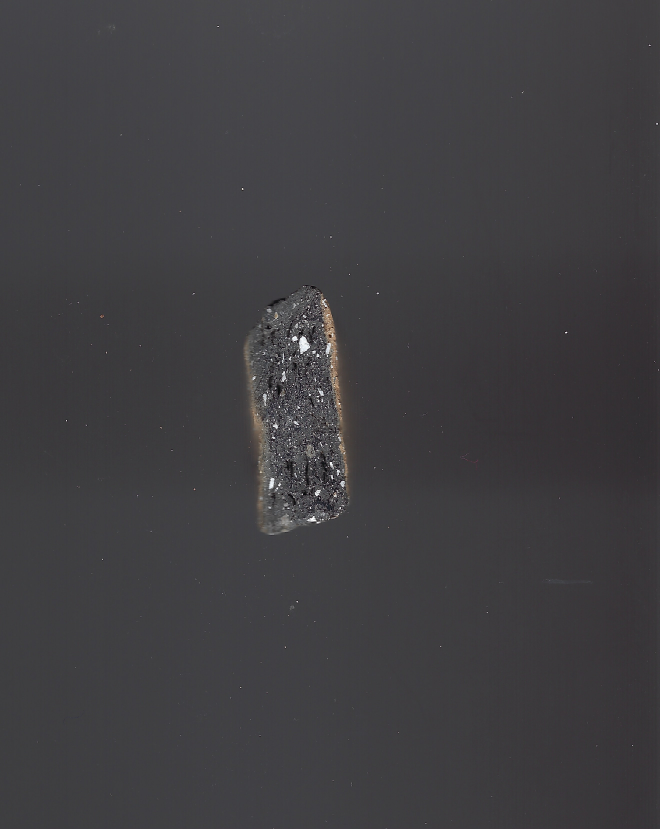
#> input picture Ceramics_Images/Ceramic_14.jpeg, 2640 x 3316 px, found by its file name (shown at 1/4 size); its folder holds 5 pictures in this run
$ jupyter execute --allow-errors Ceramic_Project_CHEM599.ipynb
#> lines starting #> are read from the running program, lines starting #| are printed output that depends on the picture; after the words box and inside, x2 and y2 are one past the last pixel; in counts of white or black regions, pixels touching at a corner belong together
<a href="https://colab.research.google.com/github/khailcon/Huehueteotl/blob/Alec_Code/Ceramic_Project_CHEM599.ipynb" target="_parent"></a>

# Huehueteotl Ceramic Analysis Project

** https://github.com/khailcon/Huehueteotl **

##Tasks to accomplish
* Edge Detection of ceramics
* Void Detection via inverting color scheme
* Shape Detection
* Automation or For looping for a folder of images
* Share an online folder for raw data that we can access using code
* Make a yml


[cell 1]
#import all necessary packages
import matplotlib.pyplot as plt
from math import sqrt
import skimage as sk
from skimage.color import rgb2gray
from skimage.feature import blob_dog, blob_log, blob_doh, canny
from skimage.filters import rank
from skimage.morphology import disk, square, binary_dilation, binary_erosion
from skimage.segmentation import watershed
from skimage.util import img_as_float, img_as_ubyte, invert
from skimage.measure import label, regionprops, regionprops_table
from skimage.filters import threshold_otsu, sobel
from scipy.ndimage import binary_fill_holes
from skimage.morphology import remove_small_objects
# turn on if using colab
# from google.colab import drive
from pathlib import Path
import colorthief
import pandas as pd
import numpy as np
import numpy.ma as ma #masking
from time import sleep
from PIL import Image
from colorthief import ColorThief
#from tqdm import tqdm

[cell 2]
#from google.colab import drive
#drive.mount('/content/drive')

[cell 3]
# [21 lines left out: function inclusion_counter, not called in this run]

    """This function returns a rough count of the number of inclusions based on various algorithms for a folder of ceramic scans

  Parameters
  -----------
  folder_path : the path of a local folder with images ending in _int.jpeg starting from 1 to n
  blob_algorithm : str, optional
    Default: 'all'. ('dog': Difference of Gaussian, 'log': Laplacian of Gaussian, 'doh': Determinant of Hessian, 'region': runs a region isolation to identify inclusions, 'all': Average of all three blob algorithms and region detection)
    note- if 'all', threshold for doh will be one magnitude smaller
  max_sigma : float, optional
    Keep this high to detect large blobs
    Corresponds to anticipated maximum blob size in pixel radius
  threshold : float, optional
    Reduce this to detect less prominent blobs

  Returns
  --------
  DataFrame
    Summary statistics for each ceramic's inclusions
  """

[cell 4]
def inclusion_counter2(folder_path, blob_algorithm = 'all', max_sigma = 30, threshold = 0.4, scan_dpi = 600):
    threshold_doh = threshold/40
    dpcm = (scan_dpi*.3937)**2
    path_strs = [str(path) for path in (Path(folder_path).rglob('*.jpeg'))]
     # because path is object not string


    #image operations
    maxrad = []
    meanrad = []
    minrad = []
    inclusions = []
    std = []
    pct_25 = []
    pct_75 = []
    maxrad_reg = []
    meanrad_reg = []
    minrad_reg = []
    inclusions_reg = []
    std_reg = []
    pct_25_reg = []
    pct_75_reg = []
    names = []
    area = []
    maxrad_doh = []
    meanrad_doh = []
    minrad_doh = []
    inclusions_doh = []
    std_doh = []
    pct_25_doh = []
    pct_75_doh = []
    maxrad_dog = []
    meanrad_dog = []
    minrad_dog = []
    inclusions_dog = []
    std_dog = []
    pct_25_dog = []
    pct_75_dog = []
    maxrad_log = []
    meanrad_log = []
    minrad_log = []
    inclusions_log = []
    std_log = []
    pct_25_log = []
    pct_75_log = []

    data = pd.DataFrame()

    if blob_algorithm == 'doh':
        for path in path_strs:
            name = path
            names.append(name.rsplit(sep = '/')[-1]) #need to get a column in there with names from each ceramic might need to be part of top chunk
            im = plt.imread(name)
            image_gray = rgb2gray(im)
            blobs_doh = blob_doh(image_gray, max_sigma = max_sigma, threshold = threshold_doh)
            inclusions.append(len(blobs_doh))
            maxrad.append(np.max(blobs_doh[:,2]))
            meanrad.append(blobs_doh[:,2].mean())
            minrad.append(blobs_doh[:,2].min())
            std.append(np.std(blobs_doh[:,2]))
            pct_25.append(np.percentile(blobs_doh[:,2], 25))
            pct_75.append(np.percentile(blobs_doh[:,2], 75))
            imcan = canny(rgb2gray(im))
            sherd_bi = binary_fill_holes(binary_erosion(binary_dilation(imcan, disk(10)), disk(10)))
            sherd_bi = remove_small_objects(sherd_bi, 200)
            object_labels = label((sherd_bi))
            regions = regionprops_table(object_labels, properties = ['area'])
            tempdf = pd.DataFrame(regions)
            area.append(np.max(regions['area'])/dpcm)
        data['Name']= names
        data['Maximum Inclusion Radius'] = maxrad
        data['Average Inclusion Radius'] = meanrad
        data['Minimum Inclusion Radius'] = minrad
        data['Estimated Total Inclusions']= inclusions
        data['Standard Deviation'] = std
        data['25th Percentile'] = pct_25
        data['75th Percentile'] = pct_75
        data['Sherd Area sq cm'] = area
        data['Inclusions/ Sherd Area']= data['Estimated Total Inclusions']/data['Sherd Area sq cm']

    elif blob_algorithm == 'dog':
        for path in path_strs:
            name = path
            names.append(name.rsplit(sep = '/')[-1]) #need to get a column in there with names from each ceramic might need to be part of top chunk
            im = plt.imread(name)
            image_gray = rgb2gray(im)
            blobs_dog = blob_dog(image_gray, max_sigma = max_sigma, threshold = threshold)
            inclusions.append(len(blobs_dog))
            maxrad.append(blobs_dog[:,2].max())
            meanrad.append(blobs_dog[:,2].mean())
            minrad.append(blobs_dog[:,2].min())
            std.append(np.std(blobs_dog[:,2]))
            pct_25.append(np.percentile(blobs_dog[:,2], 25))
            pct_75.append(np.percentile(blobs_dog[:,2], 75))
            imcan = canny(rgb2gray(im))
            sherd_bi = binary_fill_holes(binary_erosion(binary_dilation(imcan, disk(10)), disk(10)))
            sherd_bi = remove_small_objects(sherd_bi, 200)
            object_labels = label((sherd_bi))
            regions = regionprops_table(object_labels, properties = ['area'])
            tempdf = pd.DataFrame(regions)
            area.append(np.max(regions['area'])/dpcm)
        data['Name']= names
        data['Maximum Inclusion Radius'] = maxrad
        data['Average Inclusion Radius'] = meanrad
        data['Minimum Inclusion Radius'] = minrad
        data['Estimated Total Inclusions']= inclusions
        data['Standard Deviation'] = std
        data['25th Percentile'] = pct_25
        data['75th Percentile'] = pct_75
        data['Sherd Area sq cm'] = area
        data['Inclusions/ Sherd Area']= data['Estimated Total Inclusions']/data['Sherd Area sq cm']


    elif blob_algorithm == 'log':
        for path in path_strs:
            name = path
            names.append(name.rsplit(sep = '/')[-1]) #need to get a column in there with names from each ceramic might need to be part of top chunk
            im = plt.imread(name)
            image_gray = rgb2gray(im)
            blobs_log = blob_log(image_gray, max_sigma = max_sigma, num_sigma = 10, threshold = threshold)
            blobs_log[:,2] = blobs_log[:, 2] * sqrt(2)
            inclusions.append(len(blobs_log))
            maxrad.append(blobs_log[:,2].max())
            meanrad.append(blobs_log[:,2].mean())
            minrad.append(blobs_log[:,2].min())
            std.append(np.std(blobs_log[:,2]))
            pct_25.append(np.percentile(blobs_log[:,2], 25))
            pct_75.append(np.percentile(blobs_log[:,2], 75))
            imcan = canny(rgb2gray(im))
            sherd_bi = binary_fill_holes(binary_erosion(binary_dilation(imcan, disk(10)), disk(10)))
            sherd_bi = remove_small_objects(sherd_bi, 200)
            object_labels = label((sherd_bi))
            regions = regionprops_table(object_labels, properties = ['area'])
            area.append(regions['area'].max()/dpcm)
        data['Name']= names
        data['Maximum Inclusion Radius'] = maxrad
        data['Average Inclusion Radius'] = meanrad
        data['Minimum Inclusion Radius'] = minrad
        data['Estimated Total Inclusions']= inclusions
        data['Standard Deviation'] = std
        data['25th Percentile'] = pct_25
        data['75th Percentile'] = pct_75
        data['Sherd Area sq cm'] = area
        data['Inclusions/ Sherd Area']= data['Estimated Total Inclusions']/data['Sherd Area sq cm']


    if blob_algorithm == 'region':
        for path in path_strs:
            name = path
            names.append(name.rsplit(sep = '/')[-1]) #need to get a column in there with names from each ceramic might need to be part of top chunk
            im = plt.imread(name)
            image_gray = rgb2gray(im)
            thresholda = threshold_otsu(image_gray)
            mask = image_gray > thresholda
            object_labels = label(mask)
            regions = regionprops_table(object_labels, properties = ['area', 'eccentricity', 'major_axis_length', 'orientation'])
            df = pd.DataFrame(regions)
            df = df[df['area'] > 3]
            inclusions.append(len(df))
            maxrad.append(np.sort(df['major_axis_length'])[-2])
            meanrad.append(np.mean(df['major_axis_length']))
            minrad.append(np.min(df['major_axis_length']))
            std.append(np.std(df['major_axis_length']))
            pct_25.append(np.percentile(df['major_axis_length'], 25))
            pct_75.append(np.percentile(df['major_axis_length'], 75))
            area.append(regions['area'].max()/dpcm)
        data['Name']= names
        data['Maximum Inclusion Radius'] = maxrad
        data['Average Inclusion Radius'] = meanrad
        data['Minimum Inclusion Radius'] = minrad
        data['Estimated Total Inclusions']= inclusions
        data['Standard Deviation'] = std
        data['25th Percentile'] = pct_25
        data['75th Percentile'] = pct_75
        data['Sherd Area sq cm'] = area
        data['Inclusions/ Sherd Area']= data['Estimated Total Inclusions']/data['Sherd Area sq cm']


    elif blob_algorithm == 'all':
        for path in path_strs:
            name = path
            names.append(name.rsplit(sep = '/')[-1]) #need to get a column in there with names from each ceramic might need to be part of top chunk
            im = plt.imread(name)
            image_gray = rgb2gray(im)
            blobs_doh = blob_doh(image_gray, max_sigma = max_sigma, threshold = threshold_doh)
            blobs_dog = blob_dog(image_gray, max_sigma = max_sigma, threshold = threshold)
            blobs_dog[:,2] = blobs_dog[:, 2] * sqrt(2)
            blobs_log = blob_log(image_gray, max_sigma = max_sigma, num_sigma = 10, threshold = threshold)
            blobs_log[:,2] = blobs_log[:, 2] * sqrt(2)
            thresholda = threshold_otsu(image_gray)
            mask = image_gray > thresholda
            object_labels = label(mask)
            regions = regionprops_table(object_labels, properties = ['area', 'eccentricity', 'major_axis_length', 'orientation'])
            df = pd.DataFrame(regions)
            df = df[df['area'] > 3]
            inclusions_reg.append(len(df))
            maxrad_reg.append(np.sort(df['major_axis_length'])[-2])
            meanrad_reg.append(np.mean(df['major_axis_length']))
            minrad_reg.append(np.min(df['major_axis_length']))
            std_reg.append(np.std(df['major_axis_length']))
            pct_25_reg.append(np.percentile(df['major_axis_length'], 25))
            pct_75_reg.append(np.percentile(df['major_axis_length'], 75))
            inclusions_doh.append(len(blobs_doh))
            maxrad_doh.append(np.max(blobs_doh[:,2]))
            meanrad_doh.append(blobs_doh[:,2].mean())
            minrad_doh.append(blobs_doh[:,2].min())
            std_doh.append(np.std(blobs_doh[:,2]))
            pct_25_doh.append(np.percentile(blobs_doh[:,2], 25))
            pct_75_doh.append(np.percentile(blobs_doh[:,2], 75))
            inclusions_dog.append(len(blobs_dog))
            maxrad_dog.append(blobs_dog[:,2].max())
            meanrad_dog.append(blobs_dog[:,2].mean())
            minrad_dog.append(blobs_dog[:,2].min())
            std_dog.append(np.std(blobs_dog[:,2]))
            pct_25_dog.append(np.percentile(blobs_dog[:,2], 25))
            pct_75_dog.append(np.percentile(blobs_dog[:,2], 75))
            inclusions_log.append(len(blobs_log))
            maxrad_log.append(blobs_log[:,2].max())
            meanrad_log.append(blobs_log[:,2].mean())
            minrad_log.append(blobs_log[:,2].min())
            std_log.append(np.std(blobs_log[:,2]))
            pct_25_log.append(np.percentile(blobs_log[:,2], 25))
            pct_75_log.append(np.percentile(blobs_log[:,2], 75))
            imcan = canny(rgb2gray(im))
            sherd_bi = binary_fill_holes(binary_erosion(binary_dilation(imcan, disk(10)), disk(10)))
            sherd_bi = remove_small_objects(sherd_bi, 200)
            object_labels = label((sherd_bi))
            regions = regionprops_table(object_labels, properties = ['area'])
            area.append((regions['area'].max())/dpcm) #dpi to get square centimeters
        data['Name']= names
        data['Estimated Total Inclusions DoH']= inclusions_doh
        data['Estimated Total Inclusions DoG']= inclusions_dog
        data['Estimated Total Inclusions LoG']= inclusions_log
        data['Estimated Total Inclusions reg']= inclusions_reg

        data['Maximum Inclusion Radius DoH'] = maxrad_doh
        data['Maximum Inclusion Radius DoG'] = maxrad_dog
        data['Maximum Inclusion Radius LoG'] = maxrad_log
        data['Maximum Inclusion Radius reg'] = maxrad_reg


        data['Standard Deviation DoH'] = std_doh
        data['Standard Deviation DoG'] = std_dog
        data['Standard Deviation LoG'] = std_log
        data['Standard Deviation reg'] = std_reg

        data['25th Percentile DoH'] = pct_25_doh
        data['25th Percentile DoG'] = pct_25_dog
        data['25th Percentile LoG'] = pct_25_log
        data['25th Percentile reg'] = pct_25_reg


        data['Average Inclusion Radius DoH'] = meanrad_doh
        data['Average Inclusion Radius DoG'] = meanrad_dog
        data['Average Inclusion Radius LoG'] = meanrad_log
        data['Average Inclusion Radius reg'] = meanrad_reg


        data['75th Percentile DoG'] = pct_75_dog
        data['75th Percentile DoH'] = pct_75_doh
        data['75th Percentile LoG'] = pct_75_log
        data['75th Percentile reg'] = pct_75_reg


        data['Minimum Inclusion Radius DoH'] = minrad_doh
        data['Minimum Inclusion Radius DoG'] = minrad_dog
        data['Minimum Inclusion Radius LoG'] = minrad_log
        data['Minimum Inclusion Radius reg'] = minrad_reg


        data['Sherd Area sq cm'] = area
        data['Inclusions/ Sherd Area DoH']= data['Estimated Total Inclusions DoH']/data['Sherd Area sq cm']
        data['Inclusions/ Sherd Area DoG']= data['Estimated Total Inclusions DoG']/data['Sherd Area sq cm']
        data['Inclusions/ Sherd Area LoG']= data['Estimated Total Inclusions LoG']/data['Sherd Area sq cm']
        data['Inclusions/ Sherd Area reg']= data['Estimated Total Inclusions reg']/data['Sherd Area sq cm']


    return data

#> (a cell that did not finish here is left out)

[cell 6]
names = []
#> (the rest of this cell did not finish here and is left out)

[cell 7]
names

[cell 8]
#function to mask out all images

def super_mask(folder_read, folder_write):
    """
    This function masks out sherds from the background and saves them in a chosen folder for a subsequent operation, like ColorThief

    Parameters
    ----------
    folder_read: str
        str folder to path to with images
    folder_write: str
        str of folder to save masked images
    Returns
    -------
     A "Done" statement


    """

    pathstr = [str(path) for path in (Path(folder_read).rglob('*.jpeg'))]
    folder_len = len(folder_read)

    for path in pathstr:
        image = plt.imread(path)

        #binarize image
        im_gray = rgb2gray(image)
        thresh_val = threshold_otsu(im_gray)
        new_mask = im_gray > thresh_val
        sherd_mask = remove_small_objects(binary_fill_holes(new_mask, disk(1)), 300)*1 #Multiply by 1 to transform True/False to 0/1
        imcan = canny(im_gray)
        sherd_bi = remove_small_objects(binary_fill_holes(binary_erosion(binary_dilation(imcan, disk(10)), disk(10))),200)*1
        #Need to 'stack' the image to create a 3D array, because RGB images are 3D arrays
        if sherd_bi.sum() < sherd_mask.sum():
            mask3D = np.dstack((sherd_mask,sherd_mask,sherd_mask))
        else:
            mask3D = np.dstack((sherd_bi,sherd_bi,sherd_bi))
        #masked = ma.masked_array(image, mask=mask3D) Not sure why the mask thing doesn't work but taking the product will

        #multiplying the image by the 3Dmask to basically create a large 0,0,0 area for the background
        masked = image*mask3D

        #save the image in the specified folder
        masked_image = Image.fromarray(masked.astype(np.uint8))
        masked_image.save(f'{folder_write}/{path[folder_len:]}')
    print('Done!')

[cell 9]
# [42 lines left out: function pull_colors, not called in this run]

[cell 10]
#CHANGE THESE FOR YOUR SPECIFIC FOLDER NEEDS
khail_path = 'Ceramics_Images/'
khail_single = 'Ceramics_Images/Ceramic_1.jpeg'
alec_path = '/Users/aiacobucci922/Documents/CHEM_599/Raw_Images/'
alec_single = '/Users/aiacobucci922/Documents/CHEM_599/Raw_Images/Ceramic_1.jpeg'

folder_path = alec_path #all
impath_local = alec_single #single image

[cell 11]
pathlist = Path(folder_path).rglob('*.jpeg')
images= []
for path in pathlist:
    image = plt.imread(str(path))
    images.append(image)

[cell 12]
doh = inclusion_counter2(folder_path)
#dog = inclusion_counter2(folder_path, blob_algorithm = 'dog')
#log = inclusion_counter2(folder_path, blob_algorithm = 'log')

[cell 13]
super_mask(folder_path, '/Users/aiacobucci922/Documents/CHEM_599/Zorro')

[cell 14]
all3_zorro = inclusion_counter2(folder_path = '/Users/aiacobucci922/Documents/CHEM_599/Zorro', blob_algorithm = 'all')

[cell 15]
doh

[cell 16]
#dog

[cell 17]
#log

[cell 18]
all3_zorro.to_csv('inclusion_counts_premasked')

[cell 19]
all3_zorro

#> (a cell that did not finish here is left out)

[cell 21]
test = (13, 7, 90)
testlst = [13, 7, 90]

[cell 22]
np.mean(test)

#> (a cell that did not finish here is left out)

#> (a cell that did not finish here is left out)

[cell 25]
testlist = []
#> testlist = []
#> (the rest of this cell did not finish here and is left out)

[cell 26]
testlist

[cell 27]
pathlist = Path(folder_path).rglob('*.jpeg')
path_strs = []
for path in pathlist:
     # because path is object not string
    path_in_str = str(path)
    path_strs.append(path_in_str)
#> (the rest of this cell did not finish here and is left out)

[cell 28]
fakepath = impath_local
fakepath2 = fakepath.rsplit(sep = '/')[-1]
fakepath2

[cell 29]
maxrad = []
meanrad = []
minrad = []
inclusions = []
names = []
data = pd.DataFrame()
#> (the rest of this cell did not finish here and is left out)

#> (a cell that did not finish here is left out)

[cell 31]
im = plt.imread(f'{alec_path}Ceramic_14.jpeg')
#> im is the input picture: shape (3316, 2640, 3); mean R, G, B 63.8, 62.6, 65.6
plt.imshow(im)

[cell 32]
im = rgb2gray(im)
#> im: shape (3316, 2640) float64
elevation_map = sobel(im)
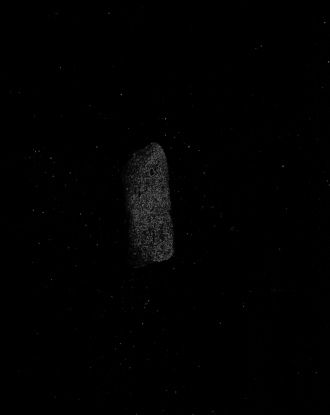
#> elevation_map: shape (3316, 2640) float64 (shown at 1/8 size); min 0, max 0.778, mean 0.00739

fig, axes = plt.subplots(ncols =2, figsize = (10,6))

axes[0].imshow(im, cmap = 'gray')
axes[1].imshow(elevation_map, cmap = 'gray')
for ax in axes:
    ax.axis('off')
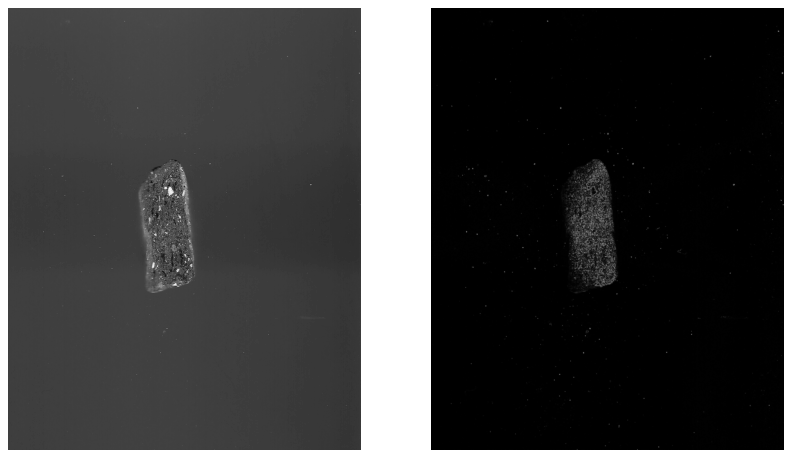
#> figure drawn by matplotlib, 2 panels

[cell 33]
imcan = canny(im)
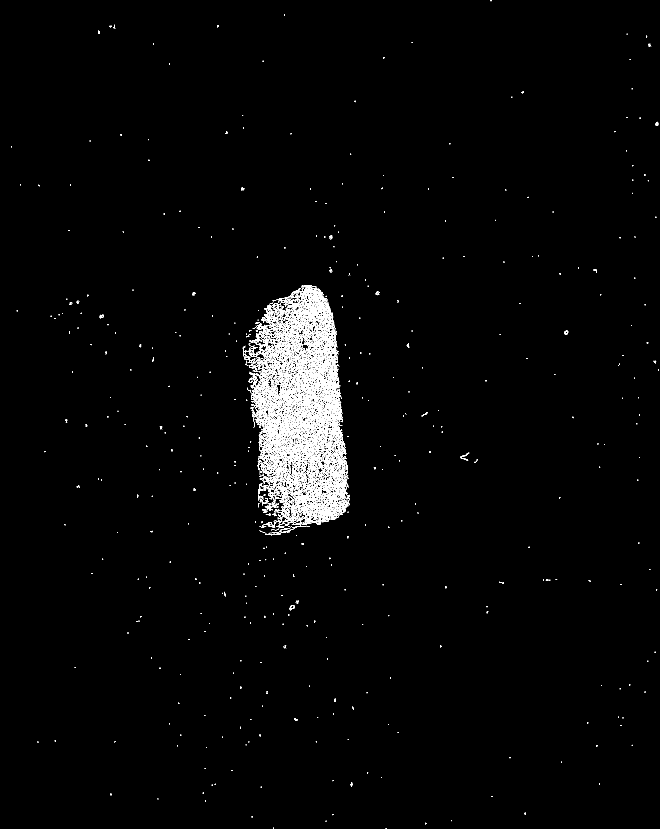
#> imcan: shape (3316, 2640) bool (shown at 1/4 size); 1.1% white in thin lines or dots
plt.imshow(imcan)

[cell 34]
fig, axes = plt.subplots(ncols = 2, figsize = (10,6))
imcan = canny(im)
sherd_bi = remove_small_objects(binary_fill_holes(binary_erosion(binary_dilation(imcan, disk(10)), disk(10))),200)
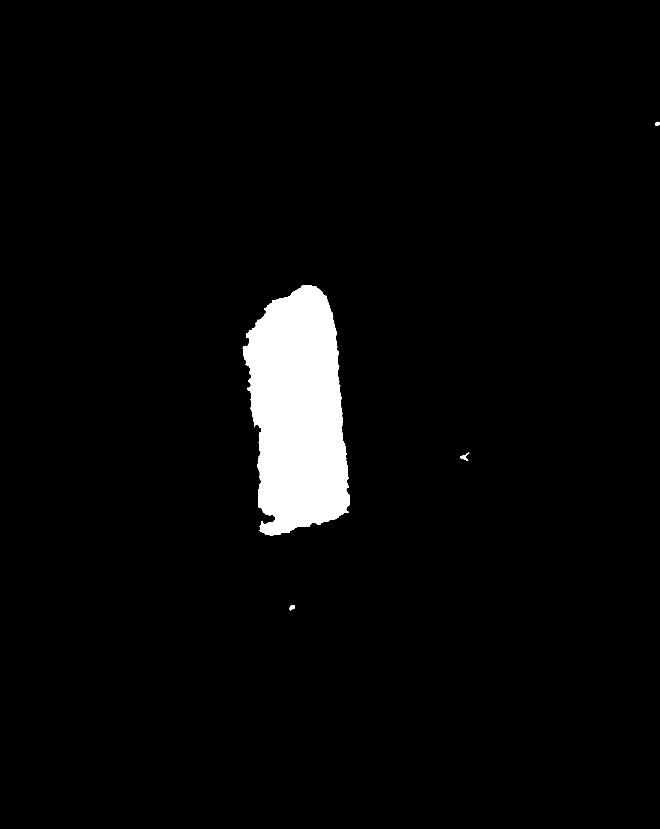
#> sherd_bi: shape (3316, 2640) bool (shown at 1/4 size); 3.6% white; 4 white regions, box (x1, y1, x2, y2) and area: (971, 1140, 1400, 2143) 315647, (1842, 1811, 1877, 1843) 388, (1158, 2420, 1180, 2441) 295, (2621, 487, 2640, 502) 220

axes[0].imshow(im, cmap = 'gray')
axes[1].imshow(remove_small_objects(sherd_bi, 200), cmap= 'gray')
for ax in axes:
    ax.axis('off')

#> (a cell that did not finish here is left out)

#> (a cell that did not finish here is left out)

#> (a cell that did not finish here is left out)

#> (a cell that did not finish here is left out)

[cell 39]
plt.imshow(sherd_bi * im)
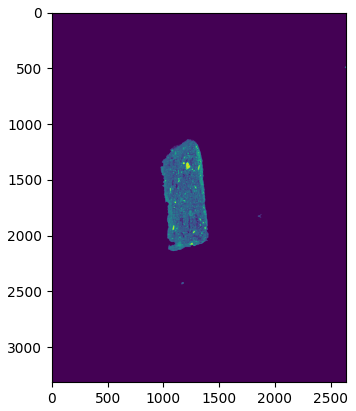
#> figure drawn by matplotlib, 1 panel

[cell 40]
object_labels = label((sherd_bi))
#> object_labels: shape (3316, 2640) int32; 5 distinct labels, from 0 to 4
#> (the rest of the program and of its run is left out)
